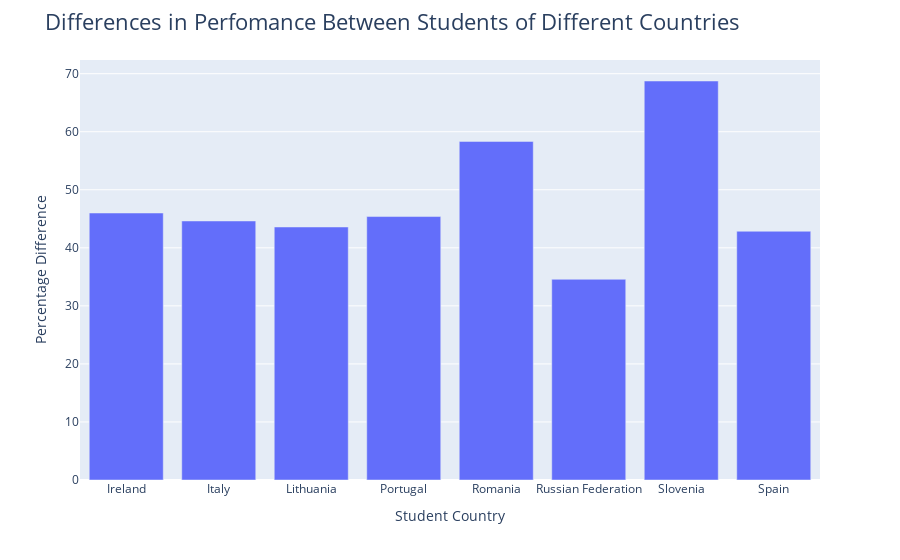

Notebook code cell kept with this figure:
### Markdown cell above
a. -Are there differences in performance (Type of Answer) between students from different countries (Student Country)?

### Code cell
#Differences in performance between students from diffrent countries 
performance = (
    df.groupby('Student_Country')['Type_of_Answer']
    .agg(total_correct='sum', total_answers='count')
)
performance['percentage_correct'] = (performance['total_correct'] / performance['total_answers']) * 100
print(performance)
performance = performance.reset_index()

fig = px.bar(performance, x='Student_Country', y='percentage_correct', color_continuous_scale="Viridis")
fig.update_layout(
    title='Differences in Perfomance Between Students of Different Countries',
    title_font_size = 22,
    xaxis_title = 'Student Country',
    yaxis_title = 'Percentage Difference'
)
fig.show()

### Figure 1 — Plotly figure (JSON) as saved in the notebook; plotly's stock layout.template omitted (floating-point values rounded to 4 significant figures)
{"data": [{"alignmentgroup": "True", "hovertemplate": "Student_Country=%{x}<br>percentage_correct=%{y}<extra></extra>", "legendgroup": "", "marker": {"color": "#636efa", "pattern": {"shape": ""}}, "name": "", "offsetgroup": "", "orientation": "v", "showlegend": false, "textposition": "auto", "type": "bar", "x": ["Ireland", "Italy", "Lithuania", "Portugal", "Romania", "Russian Federation", "Slovenia", "Spain"], "xaxis": "x", "y": [46, 44.62, 43.59, 45.39, 58.33, 34.58, 68.74, 42.86], "yaxis": "y"}], "layout": {"barmode": "relative", "legend": {"tracegroupgap": 0}, "margin": {"t": 60}, "title": {"font": {"size": 22}, "text": "Differences in Perfomance Between Students of Different Countries"}, "xaxis": {"anchor": "y", "domain": [0, 1], "title": {"text": "Student Country"}}, "yaxis": {"anchor": "x", "domain": [0, 1], "title": {"text": "Percentage Difference"}}}}
